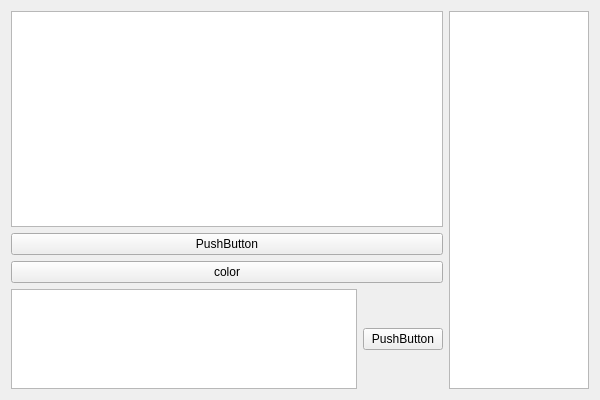
<?xml version="1.0" encoding="UTF-8"?>
<ui version="4.0">
 <class>Widget</class>
 <widget class="QWidget" name="Widget">
  <property name="geometry">
   <rect>
    <x>0</x>
    <y>0</y>
    <width>600</width>
    <height>400</height>
   </rect>
  </property>
  <property name="sizePolicy">
   <sizepolicy hsizetype="Fixed" vsizetype="Preferred">
    <horstretch>0</horstretch>
    <verstretch>0</verstretch>
   </sizepolicy>
  </property>
  <property name="minimumSize">
   <size>
    <width>600</width>
    <height>400</height>
   </size>
  </property>
  <property name="maximumSize">
   <size>
    <width>600</width>
    <height>400</height>
   </size>
  </property>
  <property name="windowTitle">
   <string>Widget</string>
  </property>
  <layout class="QGridLayout" name="gridLayout">
   <item row="0" column="0">
    <layout class="QHBoxLayout" name="horizontalLayout_3">
     <item>
      <layout class="QVBoxLayout" name="verticalLayout">
       <item>
        <layout class="QHBoxLayout" name="horizontalLayout"/>
       </item>
       <item>
        <widget class="QTextEdit" name="textEdit_2">
         <property name="html">
          <string>&lt;!DOCTYPE HTML PUBLIC &quot;-//W3C//DTD HTML 4.0//EN&quot; &quot;http://www.w3.org/TR/REC-html40/strict.dtd&quot;&gt;
&lt;html&gt;&lt;head&gt;&lt;meta name=&quot;qrichtext&quot; content=&quot;1&quot; /&gt;&lt;style type=&quot;text/css&quot;&gt;
p, li { white-space: pre-wrap; }
&lt;/style&gt;&lt;/head&gt;&lt;body style=&quot; font-family:'SimSun'; font-size:9pt; font-weight:400; font-style:normal;&quot;&gt;
&lt;p style=&quot;-qt-paragraph-type:empty; margin-top:0px; margin-bottom:0px; margin-left:0px; margin-right:0px; -qt-block-indent:0; text-indent:0px;&quot;&gt;&lt;br /&gt;&lt;/p&gt;&lt;/body&gt;&lt;/html&gt;</string>
         </property>
        </widget>
       </item>
       <item>
        <widget class="QPushButton" name="pushButton_2">
         <property name="text">
          <string>PushButton</string>
         </property>
        </widget>
       </item>
       <item>
        <widget class="QPushButton" name="pushButton_3">
         <property name="text">
          <string>color</string>
         </property>
        </widget>
       </item>
       <item>
        <layout class="QHBoxLayout" name="horizontalLayout_2">
         <item>
          <widget class="QTextEdit" name="textEdit">
           <property name="maximumSize">
            <size>
             <width>500</width>
             <height>100</height>
            </size>
           </property>
          </widget>
         </item>
         <item>
          <widget class="QPushButton" name="pushButton">
           <property name="text">
            <string>PushButton</string>
           </property>
          </widget>
         </item>
        </layout>
       </item>
      </layout>
     </item>
     <item>
      <widget class="QTextEdit" name="textEdit_3">
       <property name="maximumSize">
        <size>
         <width>140</width>
         <height>16777215</height>
        </size>
       </property>
      </widget>
     </item>
    </layout>
   </item>
  </layout>
 </widget>
 <layoutdefault spacing="6" margin="11"/>
 <resources/>
 <connections/>
</ui>
